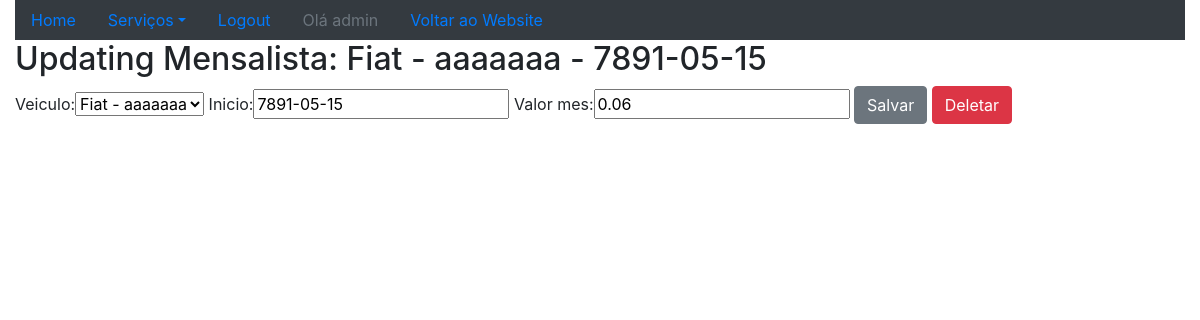
The page /sistema/mensalista-update/6/ (signed in) on the database its author committed.
### core/models.py (models this page shows, shortened)
class Mensalista(models.Model):
    veiculo = models.ForeignKey(Veiculo,on_delete=models.PROTECT)
    inicio = models.DateField()
    valor_mes = models.DecimalField(max_digits=6,decimal_places=2)
    def __str__(self):
        return str(self.veiculo) + ' - ' + str(self.inicio)

class Veiculo(models.Model):
    marca = models.ForeignKey(Marca,on_delete=models.PROTECT)
    placa = models.CharField(max_length=7)
    proprietario = models.ForeignKey(Pessoa,on_delete=models.PROTECT)
    cor = models.CharField(max_length=15)
    observacoes = models.TextField()
    def __str__(self):
        return self.marca.nome + ' - ' + self.placa

class Marca(models.Model):
    nome = models.CharField(max_length=50)

### core/views.py (the view)
# urls.py: re_path(r'^mensalista-update/(?P<id>\d+)/$',mensalista_update,name='core_mensalista_update'),
@login_required
def mensalista_update(request,id):
    data = {}
    mensalista = Mensalista.objects.get(id=id)
    form = MensalistaForm(request.POST or None, instance=mensalista)
    data['mensalista'] = mensalista
    data['form'] = form
    if request.method == "POST":
        if form.is_valid():
            form.save()
            return redirect('core_lista_mensalistas')
    else:
        return render(request,'core/update_mensalista.html',data)

### core/forms.py
class MensalistaForm(ModelForm):
    class Meta:
        model = Mensalista
        fields = '__all__'

### core/templates/core/update_mensalista.html (shortened to what this page needs)
{% extends "base.html" %}
{% load bootstrap %}
{% block main %}
    <div class="row">
        <div class="col">
            <h2>Updating Mensalista: {{ mensalista }}</h2>
            <form action="{% url 'core_mensalista_update' mensalista.id %}" method="POST">
                {{ form|bootstrap }}
                <button type="submit" class="btn btn-secondary">Salvar</button>
                <a href="{% url 'core_mensalista_delete' mensalista.id %}" class="btn btn-danger">Deletar</a>
            </form>
        </div>
    </div>
{% endblock %}

### templates/base.html (shortened to what this page needs)
{% load static %}
<!DOCTYPE html>
<html lang="en">
<head>
    <link rel="stylesheet"  href="{% static 'bootstrap/css/bootstrap.css' %}">
</head>
<body>
    <div class="container-fluid">
        <div class="row">
            <div class="col-md-12">
                <ul class="nav nav-pills bg-dark">
                    <li class="nav-item">
                        <a class="nav-link " href="{% url 'core_home' %}">Home</a>
                    </li>
                    <li class="nav-item dropdown">
                        <a class="nav-link dropdown-toggle" data-toggle="dropdown" href="#" role="button" aria-haspopup="true" aria-expanded="false">Serviços</a>
                    </li>
                    {% if user.is_authenticated %}
                        <li class="nav-item">
                            <a class="nav-link " href="{% url 'logout' %}">Logout</a>
                        </li>
                        <li class="nav-item">
                            <a class="nav-link disabled" href="#">Olá {{ user }}</a>
                        </li>
                    {% else %}
                        <li class="nav-item">
                            <a class="nav-link " href="{% url 'login' %}">Login</a>
                        </li>
                    {% endif %}
                    <li class="nav-item">
                        <a class="nav-link " href="{% url 'website_home' %}">Voltar ao Website</a>
                    </li>
                </ul>
            </div>
        </div>
        {% block main %}
        {% endblock  %}
    </div>
</body>
</html>

### rows shown on the page
Mensalista: veiculo+inicio "Fiat - aaaaaaa - 7891-05-15", veiculo "Fiat - aaaaaaa", inicio "7891-05-15", valor_mes "0.06"

### other values the page prints
{{ user }} "admin"
